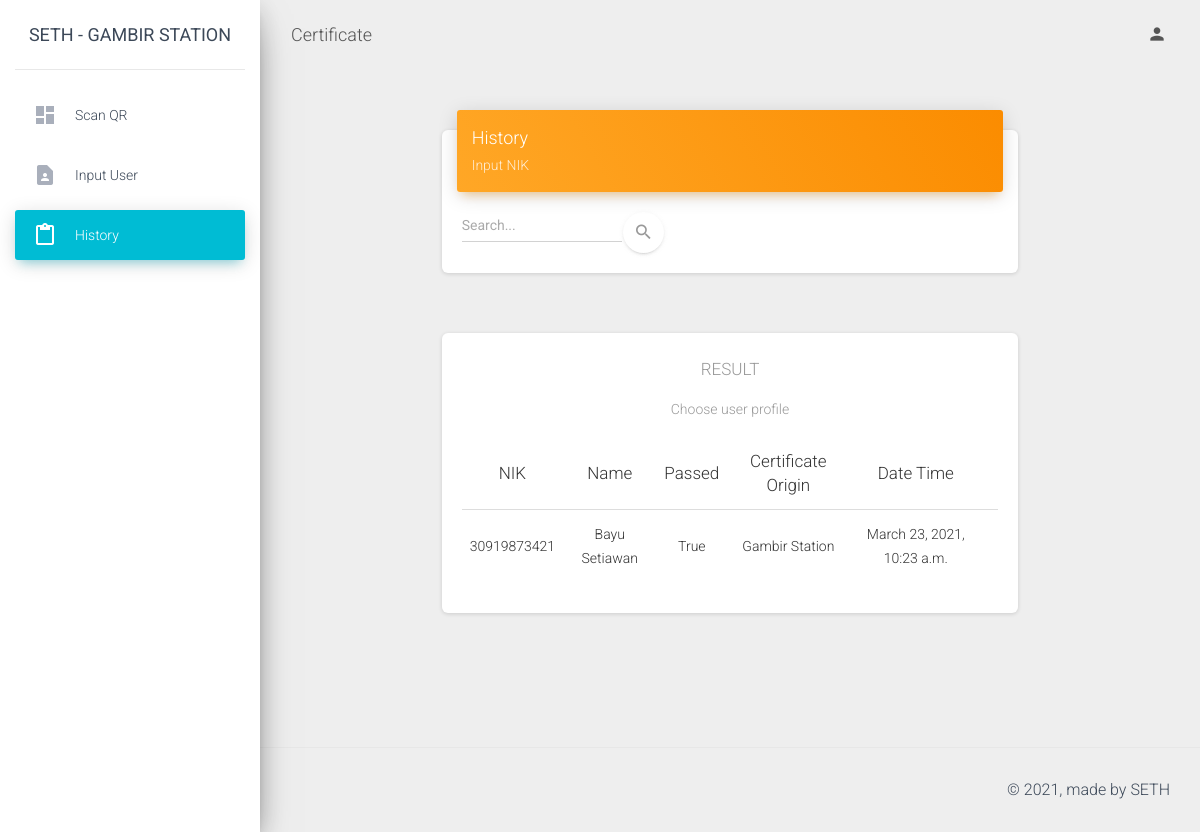
Page /b_web/history (signed in) on the earlier database version.
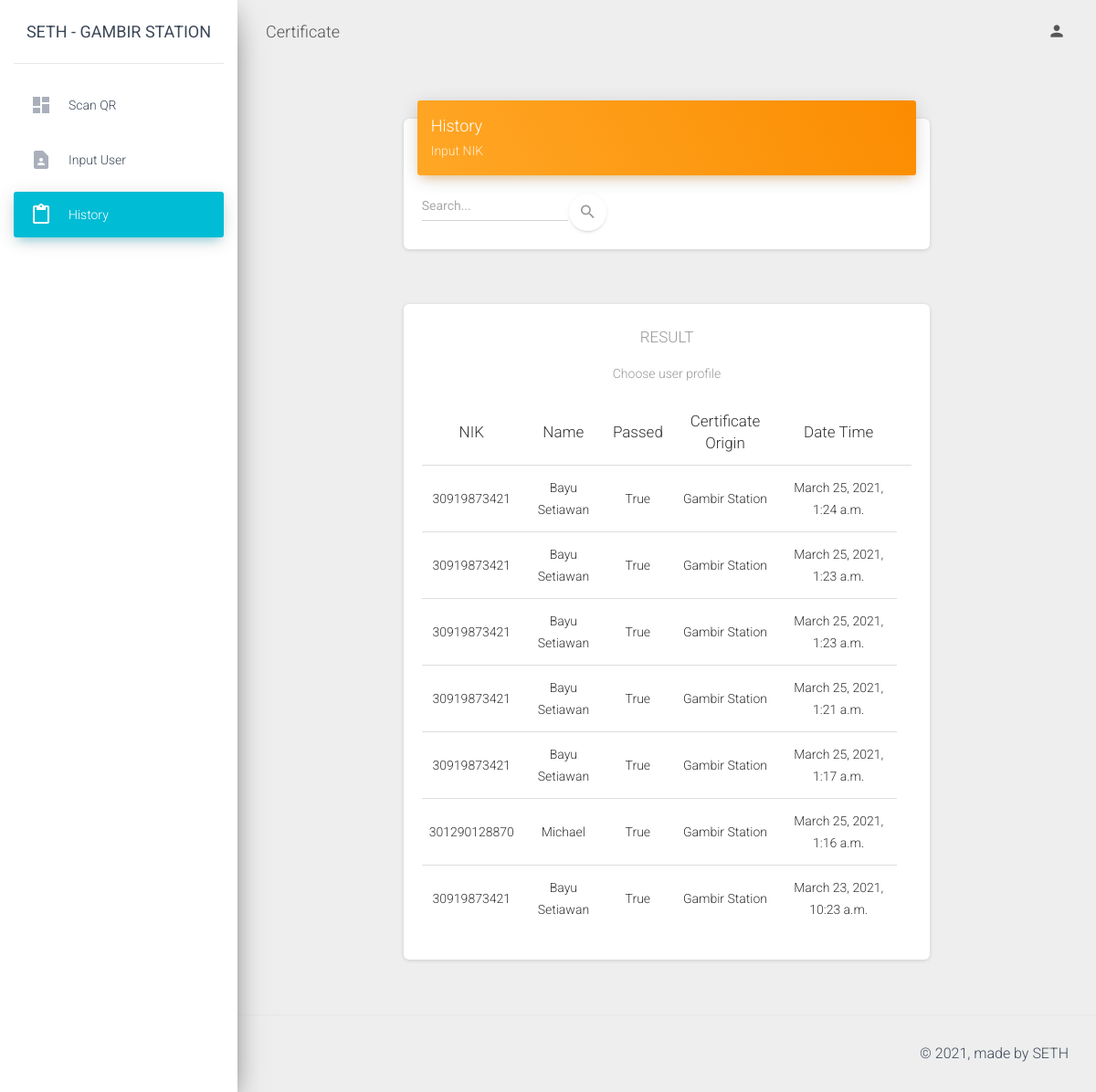
Same page on the later database version.
### SETH/models.py (models this page shows)
class History(models.Model):
    cuser = models.ForeignKey(CUser, on_delete=models.CASCADE)
    datetime = models.DateTimeField(default=datetime.now, blank=True, null=True)
    passed = models.BooleanField(default=False)
    b_place = models.ForeignKey(BPlace, on_delete=models.CASCADE, blank=True, null=True)
    cert = models.ForeignKey(Certificate, on_delete=models.CASCADE, related_name='certificate_history', blank=True, null=True)

class CUser(models.Model):
    nik = models.CharField(max_length=50, blank=False)
    name = models.CharField(max_length=50, blank=False)
    email = models.CharField(max_length=50, blank=False)
    phone = models.CharField(max_length=50, blank=False)
    bday = models.CharField(max_length=50, blank=False)
    address = models.CharField(max_length=50, blank=False)
    city = models.CharField(max_length=50, blank=False)
    country = models.CharField(max_length=50, blank=False)
    postalcode = models.CharField(max_length=50, blank=False)
    password = models.CharField(max_length=50, blank=False, default='12345')
    face_data = models.BooleanField(blank=False, default=False)
    fingerprint = models.BooleanField(blank=False, default=False)

class BPlace(models.Model):
    name = models.CharField(max_length=50, blank=False)
    supported_certs = models.CharField(max_length=50, blank=False, default='Genose')

### B_WEB/views.py (the view)
# urls.py: path('history', views.history, name='history'),
@login_required
@buser_required
def history(request):
    if request.method=="GET":
        passed = (History.objects.filter(b_place__name__contains=settings.B_PLACE_NAME, ))
        return render(request, 'front2/history.html', {"history": passed.order_by("-datetime"), 'bplace_name': settings.B_PLACE_NAME})
    elif request.method=="POST":
        form = request.POST
        name_nik = form.get("name_nik")
        passed = list(History.objects.filter(b_place__name__contains=settings.B_PLACE_NAME, cuser__name__contains=name_nik))
        return render(request, 'front2/history.html', {"history": passed, 'bplace_name': settings.B_PLACE_NAME})
    else:
        print("Invalid method")

### B_WEB/views.py (called while the page is built)
def buser_required(function=None, redirect_field_name=REDIRECT_FIELD_NAME, login_url='/b_web/login'):
    actual_decorator = user_passes_test(
        lambda u: u.is_active and u.usertype==UserAuthentication.B_TYPE,
        login_url=login_url,
        redirect_field_name=redirect_field_name
    )
    if function:
        return actual_decorator(
            function,
        )
    return actual_decorator

### templates/front2/history.html (shortened to what the changed rows need)
<!DOCTYPE html>
<html lang="en">
<head>
  <link rel="stylesheet" href="https://maxcdn.bootstrapcdn.com/font-awesome/latest/css/font-awesome.min.css">
  <link href="/staticfiles/assets/css/material-dashboard.css?v=2.1.2" rel="stylesheet" />
  <link href="/staticfiles/assets/demo/demo.css" rel="stylesheet" />
</head>
<body class="">
    <div class="main-panel">
      <div class="content">
        <div class="container-fluid">
          {% if history %}
            <div class="row">
              <div class="col-md-8 ml-auto mr-auto">
                <div class="card card-profile">
                  <div class="card-body">
                    <div class="table-responsive table-upgrade">
                      <table class="table">
                        <thead>
                          <tr>
                            <th class="text-center">NIK</th>
                            <th class="text-center">Name</th>
                            <th class="text-center">Passed</th>
                            <th class="text-center">Certificate Origin</th>
                            <th class="text-center">Date Time</th>
                            <th></th>
                          </tr>
                        </thead>
                        <tbody>
                            {% for hist in history %}
                              <tr>
                                <td class="text-center">
                                  {{hist.cuser.nik}}
                                </td>
                                <td class="text-center">
                                  {{hist.cuser.name}}
                                </td>
                                <td class="text-center">
                                  {{hist.passed}}
                                </td>
                                <td class="text-center">
                                  {{hist.b_place.name}}
                                </td>
                                <td class="text-center">
                                  {{hist.datetime}}
                                </td>
                              </tr>
                            {% endfor %}
                        </tbody>
                      </table>
                    </div>
                  </div>
                </div>
              </div>
          </div>
        {% endif %}
      </div>
    </div>
    </div>
</body>
</html>

Differences in the rows shown:
added History: cuser.nik "30919873421", cuser.name "Bayu Setiawan", passed "True", b_place.name "Gambir Station", datetime "March 25, 2021, 1:24 a.m."
added History: cuser.nik "30919873421", cuser.name "Bayu Setiawan", passed "True", b_place.name "Gambir Station", datetime "March 25, 2021, 1:23 a.m."
added History: cuser.nik "30919873421", cuser.name "Bayu Setiawan", passed "True", b_place.name "Gambir Station", datetime "March 25, 2021, 1:23 a.m."
added History: cuser.nik "30919873421", cuser.name "Bayu Setiawan", passed "True", b_place.name "Gambir Station", datetime "March 25, 2021, 1:21 a.m."
added History: cuser.nik "30919873421", cuser.name "Bayu Setiawan", passed "True", b_place.name "Gambir Station", datetime "March 25, 2021, 1:17 a.m."
added History: cuser.nik "301290128870", cuser.name "Michael", passed "True", b_place.name "Gambir Station", datetime "March 25, 2021, 1:16 a.m."
